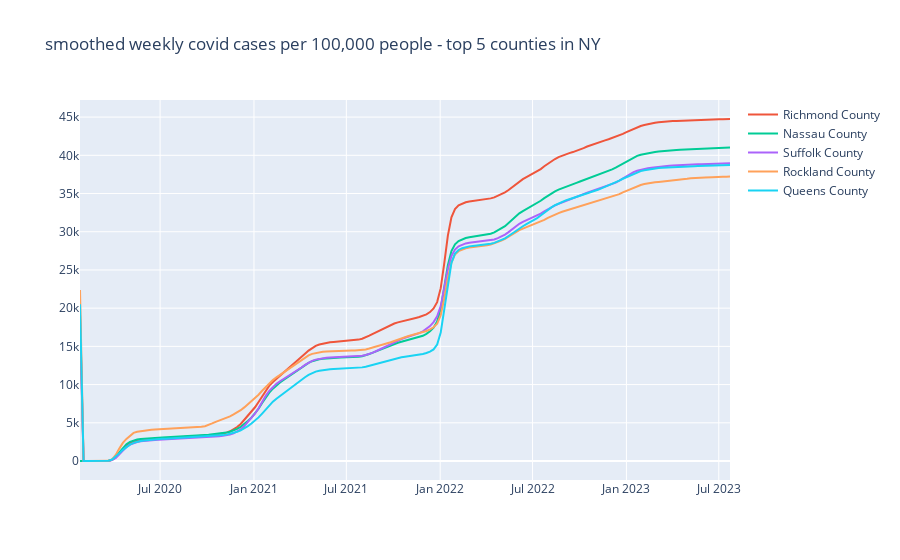

Notebook code cell kept with this figure:
### Markdown cell above
## Step 5: Identify top 5 counties in New York based on case rates per 100,000 and plot them

### Code cell
import pandas as pd
import plotly.express as px
# loading covid data
covid_data_path = '~/Desktop/sara individual work stage 2/covid 19 data/final_merged_data.csv'  
covid_data = pd.read_csv(covid_data_path)

# filter to New York 
ny_data = covid_data[covid_data['State'] == 'NY']

# reshaping
ny_cases = ny_data.melt(
    id_vars=['countyFIPS', 'County Name', 'State', 'population'],
    value_vars=[col for col in ny_data.columns if '_cases' in col and 'StateFIPS' not in col],
    var_name='date',
    value_name='cases'
)
ny_cases['date'] = ny_cases['date'].str.replace('_cases', '')

ny_deaths = ny_data.melt(
    id_vars=['countyFIPS', 'County Name', 'State', 'population'],
    value_vars=[col for col in ny_data.columns if '_deaths' in col and 'StateFIPS' not in col],
    var_name='date',
    value_name='deaths'
)
ny_deaths['date'] = ny_deaths['date'].str.replace('_deaths', '')

# cases and deaths single frame
ny_long_data = pd.merge(ny_cases, ny_deaths, on=['countyFIPS', 'County Name', 'State', 'population', 'date'])

# converting 'date' to datetime
ny_long_data['date'] = pd.to_datetime(ny_long_data['date'], format='%Y-%m-%d', errors='coerce')

# Calculate cumulative totals for each county
ny_totals = ny_long_data.groupby('County Name').agg({
    'cases': 'sum',
    'deaths': 'sum',
    'population': 'first'
}).reset_index()

# normalize totals per 100,000 people
ny_totals['cases_per_100k'] = (ny_totals['cases'] / ny_totals['population']) * 100000
ny_totals['deaths_per_100k'] = (ny_totals['deaths'] / ny_totals['population']) * 100000

# finding the top 5 counties by cases per 100,000
top_5_counties = ny_totals.nlargest(5, 'cases_per_100k')

# print 
print(top_5_counties[['County Name', 'cases_per_100k', 'deaths_per_100k']])

# plot trends for the top 5 counties
top_5_counties_list = top_5_counties['County Name'].tolist()

# filtering for only the top 5 counties
ny_top_5_long_data = ny_long_data[ny_long_data['County Name'].isin(top_5_counties_list)]

# ensuring 'date' is the index 
ny_top_5_long_data.set_index('date', inplace=True)

# resampling again
weekly_ny_top_5_data = ny_top_5_long_data.groupby(['County Name', pd.Grouper(freq='W')]).sum()

# normalizing again for population
weekly_ny_top_5_data['cases_per_100k'] = (weekly_ny_top_5_data['cases'] / weekly_ny_top_5_data['population']) * 100000
weekly_ny_top_5_data['deaths_per_100k'] = (weekly_ny_top_5_data['deaths'] / weekly_ny_top_5_data['population']) * 100000

#  2 week rolling mean to smooth the weekly data
weekly_ny_top_5_data['cases_per_100k'] = weekly_ny_top_5_data['cases_per_100k'].rolling(window=2, min_periods=1).mean()
weekly_ny_top_5_data['deaths_per_100k'] = weekly_ny_top_5_data['deaths_per_100k'].rolling(window=2, min_periods=1).mean()

# plot for each county thats in top 5
fig = px.line(title='smoothed weekly covid cases per 100,000 people - top 5 counties in NY')
for county in top_5_counties_list:
    county_data = weekly_ny_top_5_data[weekly_ny_top_5_data.index.get_level_values('County Name') == county]
    fig.add_scatter(x=county_data.index.get_level_values('date'), y=county_data['cases_per_100k'], mode='lines', name=county)


fig.show()

### Figure 1 — Plotly figure (JSON) as saved in the notebook; plotly's stock layout.template omitted (floating-point values rounded to 4 significant figures; data arrays with more than 128 entries replaced by an {"elided": "..."} marker saying what was removed)
{"data": [{"hovertemplate": "<extra></extra>", "legendgroup": "", "line": {"color": "#636efa", "dash": "solid"}, "marker": {"symbol": "circle"}, "mode": "lines", "name": "", "orientation": "v", "showlegend": false, "type": "scatter", "xaxis": "x", "yaxis": "y"}, {"mode": "lines", "name": "Richmond County ", "type": "scatter", "x": {"elided": "182 str values"}, "y": {"elided": "182 float values"}}, {"mode": "lines", "name": "Nassau County ", "type": "scatter", "x": {"elided": "182 str values"}, "y": {"elided": "182 float values"}}, {"mode": "lines", "name": "Suffolk County ", "type": "scatter", "x": {"elided": "182 str values"}, "y": {"elided": "182 float values"}}, {"mode": "lines", "name": "Rockland County ", "type": "scatter", "x": {"elided": "182 str values"}, "y": {"elided": "182 float values"}}, {"mode": "lines", "name": "Queens County ", "type": "scatter", "x": {"elided": "182 str values"}, "y": {"elided": "182 float values"}}], "layout": {"autosize": true, "legend": {"tracegroupgap": 0}, "title": {"text": "smoothed weekly covid cases per 100,000 people - top 5 counties in NY"}, "xaxis": {"anchor": "y", "autorange": true, "domain": [0, 1], "range": ["2020-01-26", "2023-07-23"], "type": "date"}, "yaxis": {"anchor": "x", "autorange": true, "domain": [0, 1], "range": [-2486.0, 47240.0], "type": "linear"}}}
